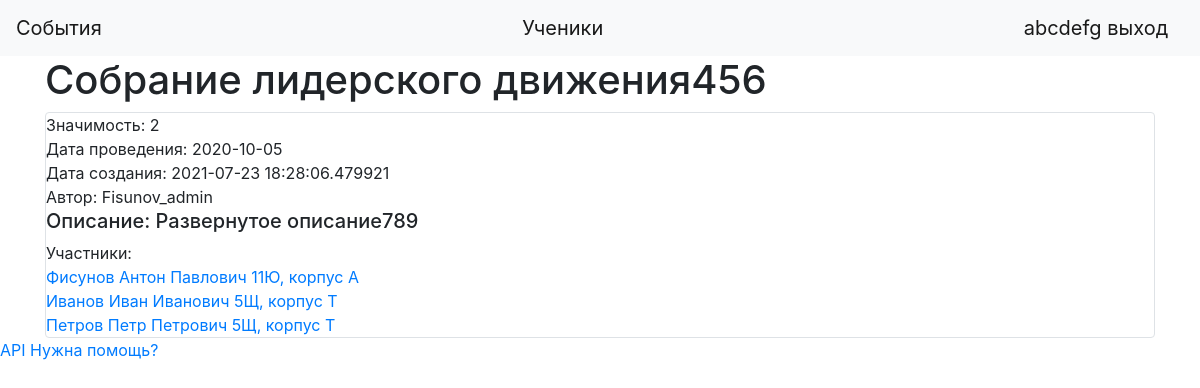
Page /event/1 (signed in) on the committed database.
### data/users.py (models this page shows, shortened)
class User(SqlAlchemyBase, UserMixin):
    __tablename__ = 'users'
    id = sqlalchemy.Column(sqlalchemy.Integer, primary_key=True, autoincrement=True)
    name = sqlalchemy.Column(sqlalchemy.String, nullable=True)
    about = sqlalchemy.Column(sqlalchemy.String, nullable=True)
    email = sqlalchemy.Column(sqlalchemy.String, index=True, unique=True, nullable=True)
    role = sqlalchemy.Column(sqlalchemy.Integer)
    hashed_password = sqlalchemy.Column(sqlalchemy.String, nullable=True)
    verified = sqlalchemy.Column(sqlalchemy.Boolean, default=0)
    created_date = sqlalchemy.Column(sqlalchemy.DateTime, default=datetime.datetime.now)

### data/events.py (models this page shows, shortened)
class Events(SqlAlchemyBase, SerializerMixin):
    __tablename__ = 'events'
    id = sqlalchemy.Column(sqlalchemy.Integer, primary_key=True, autoincrement=True)
    event_name = sqlalchemy.Column(sqlalchemy.String)
    event_date = sqlalchemy.Column(sqlalchemy.Date, default="2020-10-10")
    event_add_date = sqlalchemy.Column(sqlalchemy.DateTime, default=datetime.datetime.now)
    author_id = sqlalchemy.Column(sqlalchemy.Integer, sqlalchemy.ForeignKey("users.id"))
    author = orm.relationship('User', foreign_keys="Events.author_id", backref="events")
    value = sqlalchemy.Column(sqlalchemy.Integer, default=1)
    ids = sqlalchemy.Column(sqlalchemy.String, default="[]")
    annotation = sqlalchemy.Column(sqlalchemy.String)

### data/students.py (models this page shows, shortened)
class Students(SqlAlchemyBase, UserMixin):
    __tablename__ = 'students'
    id = sqlalchemy.Column(sqlalchemy.Integer, primary_key=True, autoincrement=True)
    name = sqlalchemy.Column(sqlalchemy.String, nullable=True)
    class_num = sqlalchemy.Column(sqlalchemy.Integer, nullable=True, default=5)
    campus = sqlalchemy.Column(sqlalchemy.CHAR, nullable=True, default='Т')
    class_letter = sqlalchemy.Column(sqlalchemy.CHAR, nullable=True)
    exp_amount = sqlalchemy.Column(sqlalchemy.Integer)
    rating_points = sqlalchemy.Column(sqlalchemy.Integer)
    rating_place = sqlalchemy.Column(sqlalchemy.Integer)
    role = sqlalchemy.Column(sqlalchemy.String)
    skin_id = sqlalchemy.Column(sqlalchemy.Integer)
    available_skins = sqlalchemy.Column(sqlalchemy.String)
    hashed_password = sqlalchemy.Column(sqlalchemy.String, nullable=True)
    last_visit = sqlalchemy.Column(sqlalchemy.DateTime)
    def __repr__(self):
        return f'{self.name}  {self.class_num}{self.class_letter}, корпус {self.campus}'

### main.py (the view)
@app.route('/event/<int:id>', methods=['GET', 'POST'])
@login_required
def product_page(id):
    db_sess = db_session.create_session()
    event = db_sess.query(Events).filter((Events.id == id)).first()
    students = []
    for i in eval(event.ids):
        student = db_sess.query(Students).filter((Students.id == i)).first()
        students.append(student)
    return render_template("event.html", item=event, title="Просмотр карточки события", students=students)

### data/db_session.py (called while the page is built)
def create_session() -> Session:
    global __factory
    return __factory()

### main.py (called while the page is built)
@login_manager.user_loader
def load_user(user_id):
    db_sess = db_session.create_session()
    return db_sess.query(User).get(user_id)

### templates/event.html
{% extends "base.html" %}
{% block content %}
<h1>{{item.event_name}}</h1>
<div class="col-md6 border rounded">
    <div>Значимость: {{item.value}}</div>
    <div>Дата проведения: {{ item.event_date }}</div>
    <div>Дата создания: {{ item.event_add_date }}</div>
    <div>Автор: {{ item.author.name }}</div>
    <div><h5>Описание: {{ item.annotation }}</h5></div>
    <div>Участники:</div>
    {% for student in students %}
        <div><a href="/student_card/{{student.id}}" >{{student}}</a></div>
    {% endfor %}
</div>
{% endblock %}

### templates/base.html (shortened to what this page needs)
<!doctype html>
<html lang="en">
<head>
    <link rel="stylesheet" href="https://stackpath.bootstrapcdn.com/bootstrap/4.4.1/css/bootstrap.min.css">
</head>
  <body>
    <header>
        <nav class="navbar navbar-light bg-light">
        <a class="navbar-brand" href="/main">События</a>
        <a class="navbar-brand" href="/view_students">Ученики</a>
        {% if current_user.is_authenticated %}
            <a class="navbar-brand" href="/logout">{{ current_user.name }} выход</a>
        {% else %}
            <p>
                <a class="btn btn-primary " href="/register">Зарегистрироваться</a>
                <a class="btn btn-success" href="/login">Войти</a>
            </p>
        {% endif %}
    </nav>
    </header>
    <main role="main" class="container">
        {% block content %}{% endblock %}
    </main>
    <a href="/api">API</a>
    <a href="/support">Нужна помощь?</a>
  </body>
</html>

### rows in the picture
User: name "abcdefg"
Events: event_name "Собрание лидерского движения456", value "2", event_date "2020-10-05", event_add_date "2021-07-23 18:28:06.479921", annotation "Развернутое описание789"
User: author.name "Fisunov_admin"
Students: name+class_num+class_letter "Фисунов Антон Павлович 11Ю, корпус А"
Students: name+class_num+class_letter "Иванов Иван Иванович 5Щ, корпус Т"
Students: name+class_num+class_letter "Петров Петр Петрович 5Щ, корпус Т"
